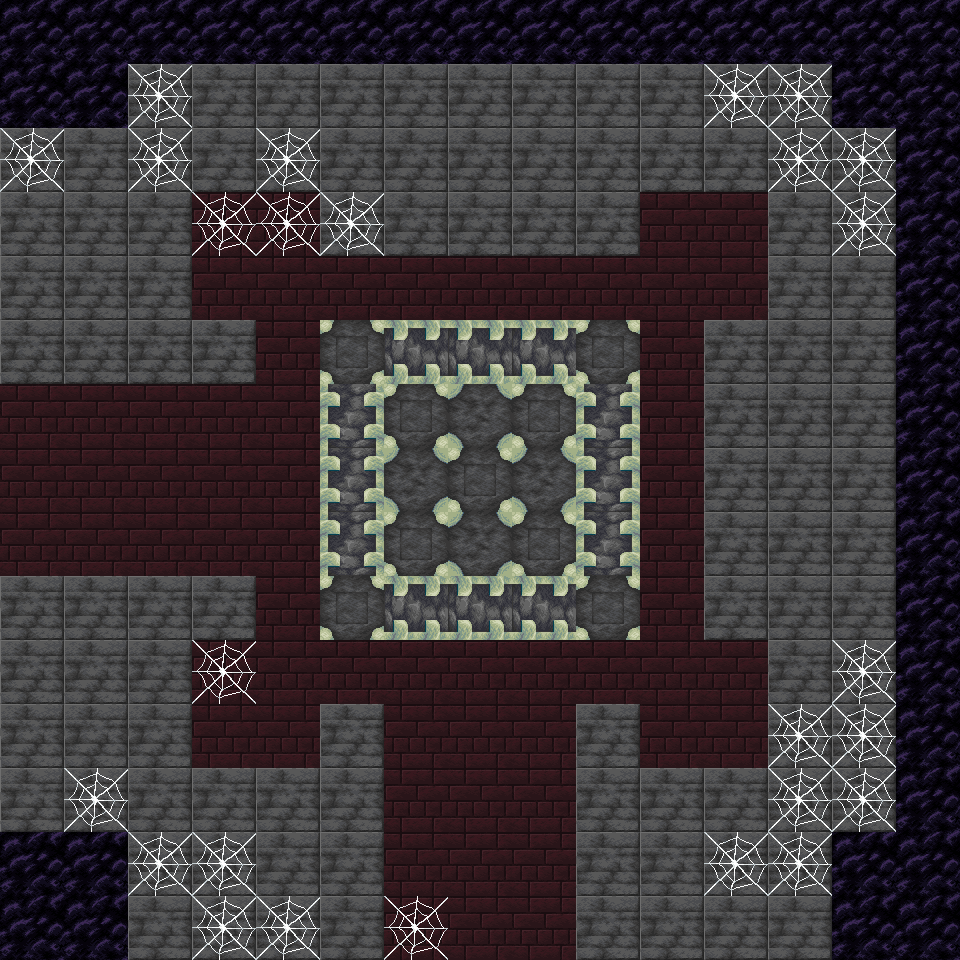

This game map was drawn from its Tiled (.tmx) file and the tilesets committed beside it. A one-line description and the full map source follow:
An orthogonal 15x15 tile map with 64x64 px tiles, 4 tile layers (background, bottom, top, GROUND).

<map version="1.9" tiledversion="1.9.2" orientation="orthogonal" renderorder="right-down" width="15" height="15" tilewidth="64" tileheight="64" infinite="0" nextlayerid="5" nextobjectid="1">
 <tileset firstgid="1" source="Tiles.tsx" />
 <layer id="1" name="background" width="15" height="15">
  <data encoding="csv">
28,28,28,28,28,28,28,28,28,28,28,28,28,28,28,
28,28,28,28,28,28,28,28,28,28,28,28,28,28,28,
28,28,28,28,28,28,28,28,28,28,28,28,28,28,28,
28,28,28,23,23,28,28,28,28,28,23,23,28,28,28,
28,28,28,23,23,23,23,23,23,23,23,23,28,28,28,
28,28,28,28,23,31,2684354590,2684354590,2684354590,31,23,28,28,28,28,
23,23,23,23,23,30,31,29,31,30,23,28,28,28,28,
23,23,23,23,23,30,29,31,29,30,23,28,28,28,28,
23,23,23,23,23,30,31,29,31,30,23,28,28,28,28,
28,28,28,28,23,31,2684354590,2684354590,2684354590,31,23,28,28,28,28,
28,28,28,23,23,23,23,23,23,23,23,23,28,28,28,
28,28,28,23,23,28,23,23,23,28,23,23,28,28,28,
28,28,28,28,28,28,23,23,23,28,28,28,28,28,28,
28,28,28,28,28,28,23,23,23,28,28,28,28,28,28,
28,28,28,28,28,28,23,23,23,28,28,28,28,28,28
</data>
 </layer>
 <layer id="4" name="bottom" width="15" height="15">
  <data encoding="csv">
0,0,0,0,0,0,0,0,0,0,0,0,0,0,0,
0,0,0,0,0,0,0,0,0,0,0,0,0,0,0,
0,0,0,0,0,0,0,0,0,0,0,0,0,0,0,
0,0,0,0,0,0,0,0,0,0,0,0,0,0,0,
0,0,0,0,0,0,0,0,0,0,0,0,0,0,0,
0,0,0,0,0,0,0,0,0,0,0,0,0,0,0,
0,0,0,0,0,0,0,0,0,0,0,0,0,0,0,
0,0,0,0,0,0,0,0,0,0,0,0,0,0,0,
0,0,0,0,0,0,0,0,0,0,0,0,0,0,0,
0,0,0,0,0,0,0,0,0,0,0,0,0,0,0,
0,0,0,0,0,0,0,0,0,0,0,0,0,0,0,
0,0,0,0,0,0,0,0,0,0,0,0,0,0,0,
0,0,0,0,0,0,0,0,0,0,0,0,0,0,0,
0,0,0,0,0,0,0,0,0,0,0,0,0,0,0,
0,0,0,0,0,0,0,0,0,0,0,0,0,0,0
</data>
 </layer>
 <layer id="3" name="top" width="15" height="15">
  <data encoding="csv">
0,0,0,0,0,0,0,0,0,0,0,0,0,0,0,
0,0,89,0,0,0,0,0,0,0,0,89,89,0,0,
89,0,89,0,89,0,0,0,0,0,0,0,89,89,0,
0,0,0,89,89,89,0,0,0,0,0,0,0,89,0,
0,0,0,0,0,0,0,0,0,0,0,0,0,0,0,
0,0,0,0,0,0,0,0,0,0,0,0,0,0,0,
0,0,0,0,0,0,0,0,0,0,0,0,0,0,0,
0,0,0,0,0,0,0,0,0,0,0,0,0,0,0,
0,0,0,0,0,0,0,0,0,0,0,0,0,0,0,
0,0,0,0,0,0,0,0,0,0,0,0,0,0,0,
0,0,0,89,0,0,0,0,0,0,0,0,0,89,0,
0,0,0,0,0,0,0,0,0,0,0,0,89,89,0,
0,89,0,0,0,0,0,0,0,0,0,0,89,89,0,
0,0,89,89,0,0,0,0,0,0,0,89,89,0,0,
0,0,0,89,89,0,89,0,0,0,0,0,0,0,0
</data>
 </layer>
 <layer id="2" name="GROUND" width="15" height="15">
  <data encoding="csv">
21,21,21,21,21,21,21,21,21,21,21,21,21,21,21,
21,21,0,0,0,0,0,0,0,0,0,0,0,21,21,
0,0,0,0,0,0,0,0,0,0,0,0,0,0,21,
0,0,0,0,0,0,0,0,0,0,0,0,0,0,21,
0,0,0,0,0,0,0,0,0,0,0,0,0,0,21,
0,0,0,0,0,0,0,0,0,0,0,0,0,0,21,
0,0,0,0,0,0,0,0,0,0,0,0,0,0,21,
0,0,0,0,0,0,0,0,0,0,0,0,0,0,21,
0,0,0,0,0,0,0,0,0,0,0,0,0,0,21,
0,0,0,0,0,0,0,0,0,0,0,0,0,0,21,
0,0,0,0,0,0,0,0,0,0,0,0,0,0,21,
0,0,0,0,0,0,0,0,0,0,0,0,0,0,21,
0,0,0,0,0,0,0,0,0,0,0,0,0,0,21,
21,21,0,0,0,0,0,0,0,0,0,0,0,21,21,
21,21,0,0,0,0,0,0,0,0,0,0,0,21,21
</data>
 </layer>
</map>
